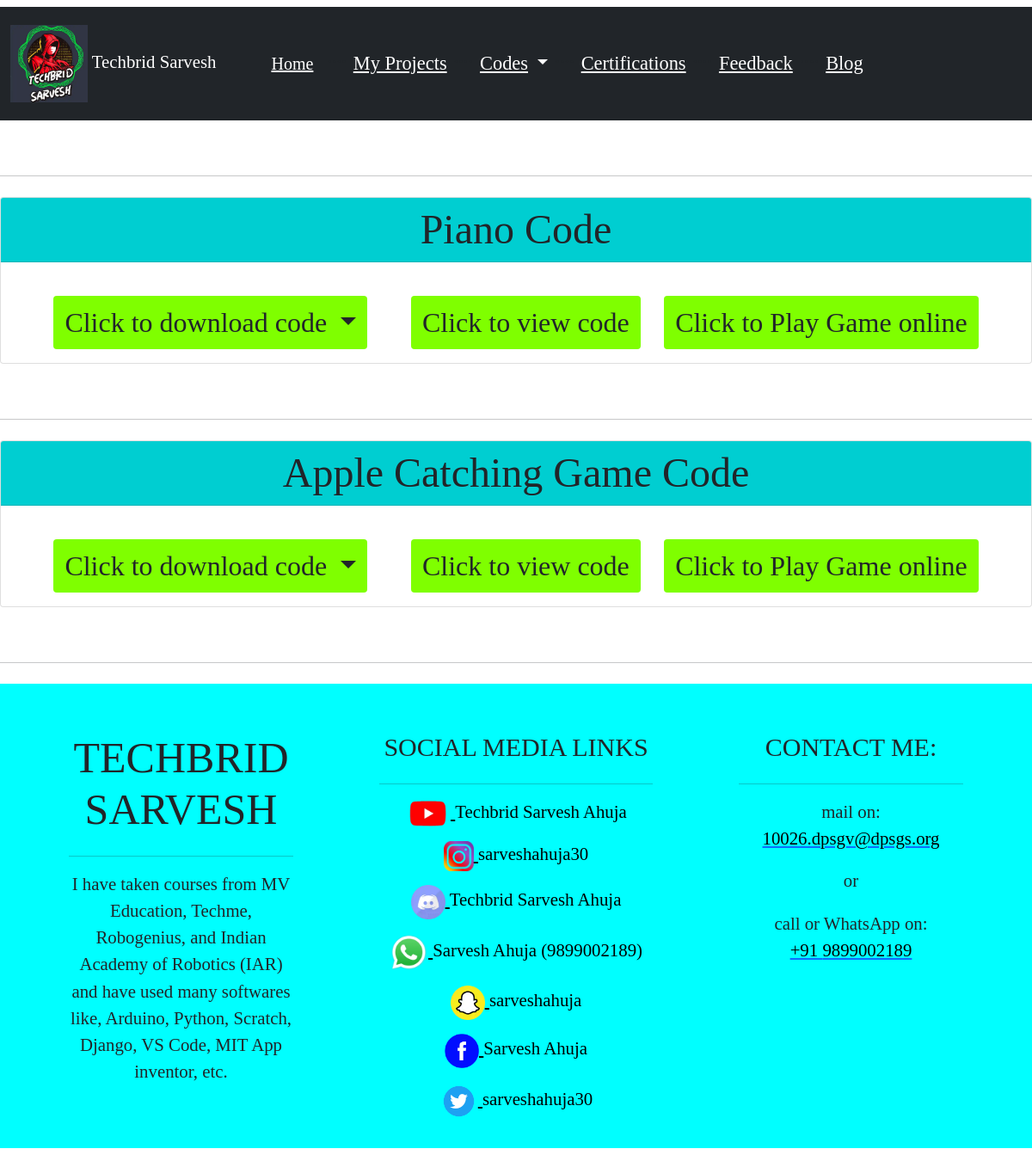
The app's page /scratch_projects_codes/ with its own data.
### app/models.py (models this page shows, shortened)
class site(models.Model):
    site_name=models.CharField(max_length=200, null=True)
    site_short_name=models.CharField(max_length=200, null=True)
    site_logo=models.ImageField(upload_to='static')
    site_description=models.TextField(max_length=1000, null=True)
    site_description_footer=models.TextField(max_length=1000, null=True)
    site_mail=models.CharField(max_length=200, null=True)
    site_phone=models.CharField(max_length=200, null=True)

class scratch_code(models.Model):
    name=models.CharField(max_length=200, null=True)
    sb2_link=models.CharField(max_length=300, null=True)
    apk_link=models.CharField(max_length=300, null=True)
    project_embed_link=models.CharField(max_length=300, null=True)
    code_image_link=models.TextField(max_length=100000, null=True)

class social_media_link(models.Model):
    social_media_name=models.CharField(max_length=200, null=True)
    social_media_link=models.CharField(max_length=200, null=True)
    social_media_username=models.CharField(max_length=200, null=True)
    social_media_logo=models.ImageField(upload_to='static')
    height=models.CharField(max_length=200, null=True)
    width=models.CharField(max_length=200, null=True)

### mysite/views.py (the view)
# urls.py: path('scratch_projects_codes/', views.scratch_projects_codes, name="scratch_projects_codes"),
def scratch_projects_codes(request):
    Codes=scratch_code.objects.all()
    Social=social_media_link.objects.all()
    Details=site.objects.all()
    context={"Details": Details, "Social": Social, "Codes": Codes}
    return render(request, "scratch_projects_codes.html", context)

### mysite/templates/scratch_projects_codes.html (shortened to what this page needs)
{% extends "basic.html" %}
{% block body %}
<body onload="main()">
<div id="main">
  {% for a in Codes %}
  <div class="card" id="{{a.name}}" style="margin-top: 2%; margin-bottom: 2%; text-align: center; font-family: Kristen ITC;">
    <h5 class="card-header" style="font-size: 300%; background-color: darkturquoise;">{{a.name}}</h5>
    <div class="card-body">
      <button class="btn dropdown-toggle" type="button" id="dropdownMenuButton1" data-bs-toggle="dropdown" style="font-size: 200%; background-color: chartreuse; margin-right: 2%; margin-top: 2%;" aria-expanded="false">
        Click to download code
      </button>
      <a href="{% url 'view_scratch_codes' a.id %}"  class="btn" style="font-size: 200%; background-color: chartreuse; margin-left: 2%; margin-top: 2%;">Click to view code</a>
      <a href="{% url 'play_scratch_game' a.id %}"  class="btn" style="font-size: 200%; background-color: chartreuse; margin-left: 2%; margin-top: 2%;">Click to Play Game online</a>
    </div>
  </div>
  <br><hr>
  {% endfor %}
</div>
{% endblock %}

### mysite/templates/basic.html (shortened to what this page needs)
{% load static %}
<!doctype html>
<html lang="en">
  <head>
    <link href="https://cdn.jsdelivr.net/npm/bootstrap@5.0.1/dist/css/bootstrap.min.css" rel="stylesheet">
  </head>
  <body>
  <body>
  </body>
    <nav class="navbar navbar-expand-lg navbar-dark bg-dark mt-2" style="font-family: Kristen ITC; margin-bottom: 2%;">
      <nav class="navbar navbar-dark bg-dark">
        <div class="container-fluid">
          <a class="navbar-brand" href="{% url 'index' %}" style="font-size: 130%;">
            {% for a in Details %}
            <img src="/media/{{a.site_logo}}" alt="logo" width="90" height="90" class="d-inline-block align-text-center">
            {{a.site_name}}
            {% endfor %}
          </a>
        </div>
      </nav>
      <div class="container-fluid" style="margin-left: 2%; font-size: 140%;">
        <a class="navbar-brand" href="{% url 'index' %}"><u>Home</u></a>
        <div class="collapse navbar-collapse" id="navbarSupportedContent">
          <ul class="navbar-nav me-auto mb-2 mb-lg-0">
            <li class="nav-item">
              <a class="nav-link active" aria-current="page" href="{% url 'my_projects' %}"><u>My Projects</u></a>
            </li>
            <li class="nav-item dropdown">
              <a class="nav-link active dropdown-toggle" href="#" id="navbarDropdown" role="button" data-bs-toggle="dropdown" aria-expanded="false">
                <u>Codes</u>
              </a>
            </li>
            <li class="nav-item">
              <a class="nav-link active" href="{% url 'certifications' %}"><u>Certifications</u></a>
            </li>
            <li class="nav-item">
              <a class="nav-link active" href="{% url 'feedback' %}"><u>Feedback</u></a>
            </li>
            <li class="nav-item">
              <a class="nav-link active" href="{% url 'blog' %}"><u>Blog</u></a>
            </li>
          </ul>
        </div>
      </div>
    </nav>
    {% block body %} {% endblock %}
<div class="footer mb-2" style="margin-top: 2%;">
<footer class="page-footer font-small mdb-color pt-4">
  <div class="container text-center text-md-left">
    <div class="row text-center text-md-left mt-3 pb-3">
      <div class="col-md-3 col-lg-3 col-xl-3 mx-auto mt-3">
        {% for a in Details %}
        <h6 class="text-uppercase mb-4 font-weight-bold" style="font-size: 50px; font-family: Kristen ITC;">{{a.site_name}}</h6>
        <hr>
        <p style="font-size: 130%; font-family: Kristen ITC;">{{a.site_description_footer}}</p>
        {% endfor %}
      </div>
      <div class="col-md-3 col-lg-2 col-xl-2 mx-auto mt-3" style="width: 30%;">
        <h6 class="text-uppercase mb-4 font-weight-bold" style="font-size: 30px; font-family: Kristen ITC;">Social media links</h6>
        <hr>
        {% for a in Social %}
        <p style="font-size: 130%; font-family: Kristen ITC;">
          <a href="{{a.social_media_link}}"  target="_blank" style="color: black;">
          <img src="/media/{{a.social_media_logo}}" height="{{a.height}}" width="{{a.width}}">
          <label>{{a.social_media_username}}</label>
        </a>
        </p>
        {% endfor %}
      </div>
      <div class="col-md-4 col-lg-3 col-xl-3 mx-auto mt-3">
        <h6 class="text-uppercase mb-4 font-weight-bold" style="font-size: 30px; font-family: Kristen ITC;">Contact me:</h6>
        <hr>
        {% for a in Details %}
        <p style="font-size: 130%; font-family: Kristen ITC; margin-bottom: 7%;">
          mail on:
          <a href="mailto:{{a.site_mail}}"><font color="black">{{a.site_mail}}</font></a></p>
          <p style="font-size: 130%; font-family: Kristen ITC; margin-bottom: 7%;">or</p>
        <p style="font-size: 130%; font-family: Kristen ITC; margin-top: 7%;">
          call or WhatsApp on: <br>
          <a href="https://wa.me/+91{{a.site_phone}}" target="_blank"><font color="black">+91 {{a.site_phone}}</font></a></p>
        {% endfor %}
      </div>
    </div>
  </div>
</footer>
</div>
  </body>
</html>

### mysite/templates/basic.html (style rules this page uses)
.footer { background-color: aqua; }

### records on screen
site: site_logo (picture), site_name "Techbrid Sarvesh", site_name "TECHBRID SARVESH", site_description_footer "I have taken courses from MV Education, Techme, Robogenius, and Indian Academy of Robotics (IAR) and have used many softwares like, Arduino, Python, Scratch, Django, VS Code, MIT App inventor, etc.", site_mail "10026.dpsgv@dpsgs.org", site_phone "9899002189"
scratch_code: name "Piano Code"
scratch_code: name "Apple Catching Game Code"
social_media_link: social_media_logo (picture), social_media_username "Techbrid Sarvesh Ahuja"
social_media_link: social_media_logo (picture), social_media_username "sarveshahuja30"
social_media_link: social_media_logo (picture), social_media_username "Techbrid Sarvesh Ahuja"
social_media_link: social_media_logo (picture), social_media_username "Sarvesh Ahuja (9899002189)"
social_media_link: social_media_logo (picture), social_media_username "sarveshahuja"
social_media_link: social_media_logo (picture), social_media_username "Sarvesh Ahuja"
social_media_link: social_media_logo (picture), social_media_username "sarveshahuja30"
